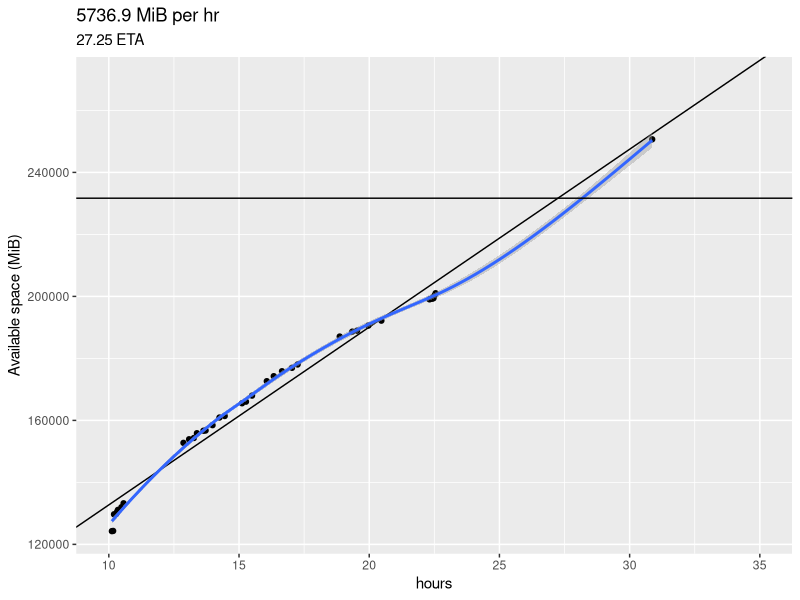

Here is the R script that generated this plot:
library(here)
library(ggplot2)
library(dplyr)

goal_mebi = 231680

raw = read.csv(here('mb_free.txt'))
# raw = read.csv('~/Desktop/emptying-trash/mb_free.txt')

raw %>%
mutate(hours = timenocolon %/% 100 + (timenocolon - timenocolon %/% 100 * 100) / 60) ->
X

lin_reg <- lm(formula = megabytes ~ hours, data = X)
m = lin_reg$coefficients[2]
b = lin_reg$coefficients[1]

mround = round(m, 1)
eta = round((goal_mebi - b) / m, 2)
# 250 = m * x + b
# (250 - b) / m = x

qplot(x= hours, y=megabytes, data=X) + geom_abline(slope=m, intercept=b) + labs(title=paste(mround, 'MiB per hr'), subtitle = paste(eta, 'ETA'), y = 'Available space (MiB)') + xlim(10,35) + ylim(NA, 270000) + geom_smooth() + geom_hline(yintercept = goal_mebi)
